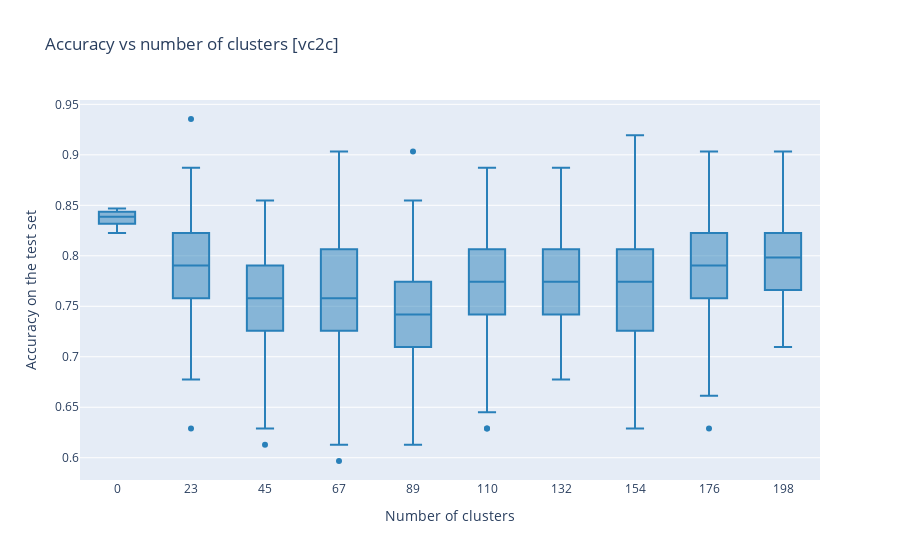
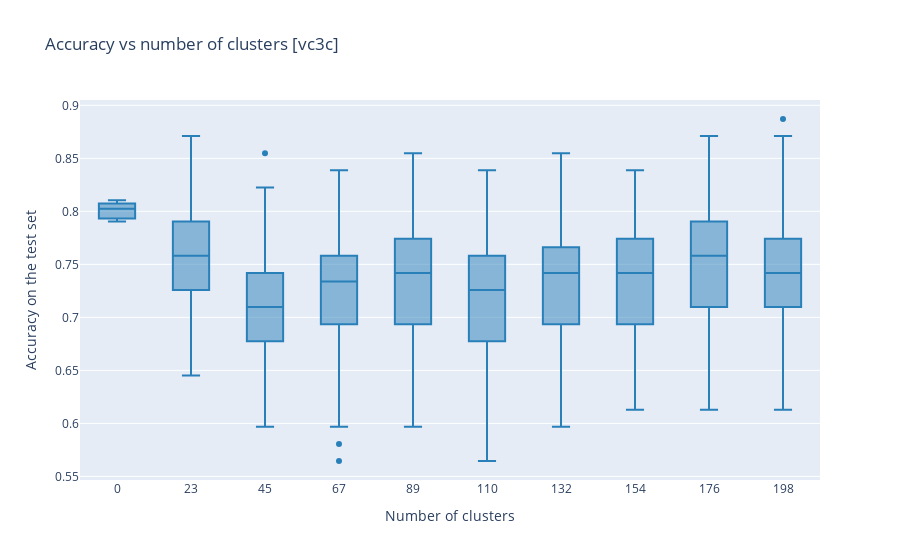
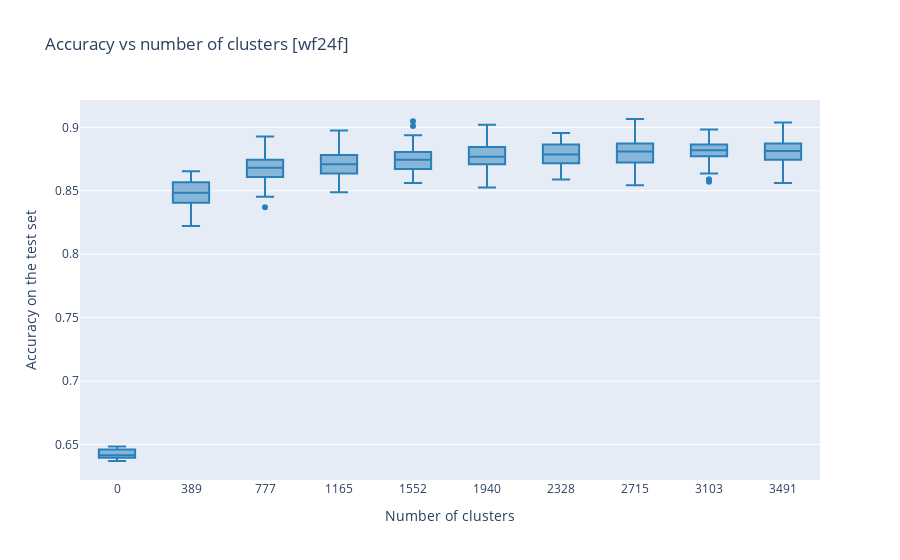
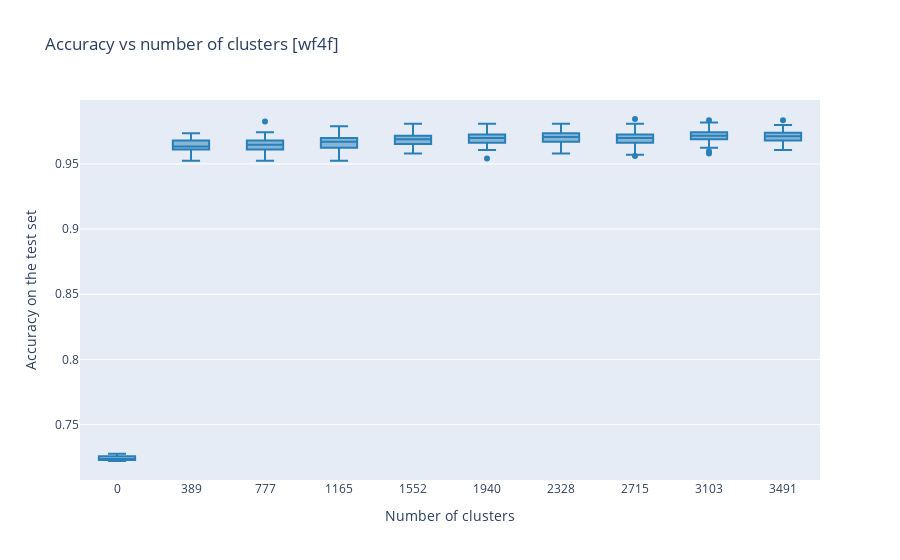

Notebook source saved alongside these figures, in order:
### Code cell
import plotly.offline as py
import plotly.graph_objs as go

from devcode.utils.visualization import render_boxplot
# py.init_notebook_mode(connected=True) # enabling plot within jupyter notebook

for dataset_name in datasets:
    ks = results['LOLS'][dataset_name].columns.tolist()
    ks.insert(0,"k=0")
    
    render_boxplot(results, dataset_name, ks)
